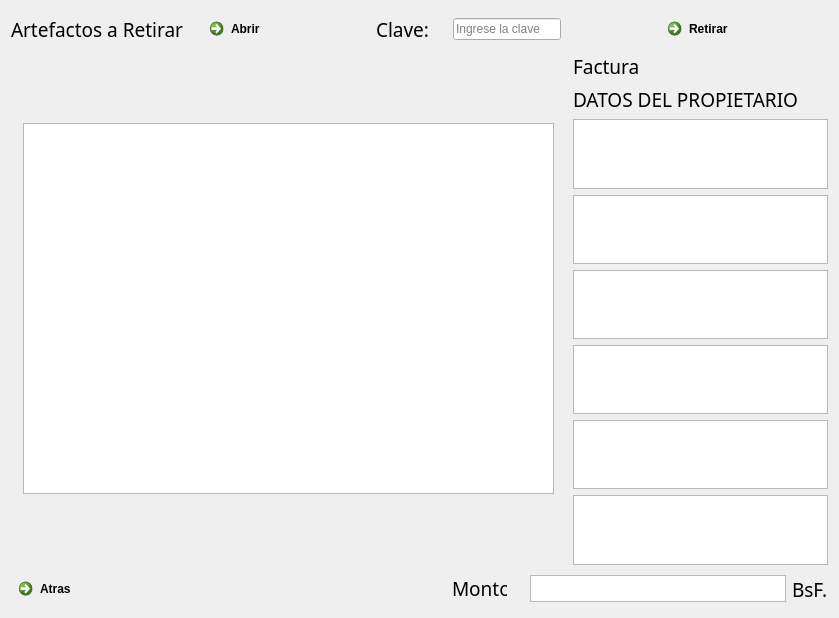
<?xml version="1.0" encoding="UTF-8"?>
<ui version="4.0">
 <class>Retirar</class>
 <widget class="QDialog" name="Retirar">
  <property name="geometry">
   <rect>
    <x>0</x>
    <y>0</y>
    <width>839</width>
    <height>518</height>
   </rect>
  </property>
  <property name="windowTitle">
   <string>Retirar</string>
  </property>
  <layout class="QGridLayout" name="gridLayout">
   <item row="0" column="0">
    <layout class="QVBoxLayout" name="verticalLayout_6">
     <item>
      <layout class="QVBoxLayout" name="verticalLayout_5">
       <item>
        <layout class="QHBoxLayout" name="horizontalLayout_4">
         <item>
          <layout class="QHBoxLayout" name="horizontalLayout_2">
           <item>
            <widget class="QLabel" name="titulo4">
             <property name="font">
              <font>
               <family>Sawasdee</family>
               <pointsize>14</pointsize>
              </font>
             </property>
             <property name="text">
              <string>Artefactos a Retirar</string>
             </property>
            </widget>
           </item>
           <item>
            <spacer name="horizontalSpacer_2">
             <property name="orientation">
              <enum>Qt::Horizontal</enum>
             </property>
             <property name="sizeHint" stdset="0">
              <size>
               <width>13</width>
               <height>20</height>
              </size>
             </property>
            </spacer>
           </item>
           <item>
            <widget class="QCommandLinkButton" name="abrir_registro">
             <property name="text">
              <string>Abrir</string>
             </property>
            </widget>
           </item>
          </layout>
         </item>
         <item>
          <layout class="QHBoxLayout" name="horizontalLayout_3">
           <item>
            <widget class="QLabel" name="clave">
             <property name="font">
              <font>
               <family>Sawasdee</family>
               <pointsize>14</pointsize>
              </font>
             </property>
             <property name="text">
              <string>Clave:</string>
             </property>
            </widget>
           </item>
           <item>
            <spacer name="horizontalSpacer_3">
             <property name="orientation">
              <enum>Qt::Horizontal</enum>
             </property>
             <property name="sizeHint" stdset="0">
              <size>
               <width>18</width>
               <height>20</height>
              </size>
             </property>
            </spacer>
           </item>
           <item>
            <widget class="QLineEdit" name="leerclave">
             <property name="placeholderText">
              <string>Ingrese la clave</string>
             </property>
            </widget>
           </item>
          </layout>
         </item>
         <item>
          <spacer name="horizontalSpacer_4">
           <property name="orientation">
            <enum>Qt::Horizontal</enum>
           </property>
           <property name="sizeHint" stdset="0">
            <size>
             <width>18</width>
             <height>20</height>
            </size>
           </property>
          </spacer>
         </item>
         <item>
          <widget class="QCommandLinkButton" name="retirar">
           <property name="cursor">
            <cursorShape>PointingHandCursor</cursorShape>
           </property>
           <property name="text">
            <string>Retirar</string>
           </property>
          </widget>
         </item>
        </layout>
       </item>
       <item>
        <spacer name="verticalSpacer_3">
         <property name="orientation">
          <enum>Qt::Vertical</enum>
         </property>
         <property name="sizeHint" stdset="0">
          <size>
           <width>20</width>
           <height>17</height>
          </size>
         </property>
        </spacer>
       </item>
       <item>
        <layout class="QHBoxLayout" name="horizontalLayout_5">
         <item>
          <spacer name="horizontalSpacer_9">
           <property name="orientation">
            <enum>Qt::Horizontal</enum>
           </property>
           <property name="sizeHint" stdset="0">
            <size>
             <width>13</width>
             <height>20</height>
            </size>
           </property>
          </spacer>
         </item>
         <item>
          <widget class="QTextBrowser" name="artefactosaretirar">
           <property name="minimumSize">
            <size>
             <width>531</width>
             <height>371</height>
            </size>
           </property>
           <property name="maximumSize">
            <size>
             <width>531</width>
             <height>371</height>
            </size>
           </property>
          </widget>
         </item>
         <item>
          <spacer name="horizontalSpacer">
           <property name="orientation">
            <enum>Qt::Horizontal</enum>
           </property>
           <property name="sizeHint" stdset="0">
            <size>
             <width>13</width>
             <height>20</height>
            </size>
           </property>
          </spacer>
         </item>
         <item>
          <layout class="QVBoxLayout" name="verticalLayout_4">
           <item>
            <widget class="QLabel" name="factura_2">
             <property name="font">
              <font>
               <family>Sawasdee</family>
               <pointsize>14</pointsize>
              </font>
             </property>
             <property name="text">
              <string>Factura</string>
             </property>
            </widget>
           </item>
           <item>
            <spacer name="verticalSpacer">
             <property name="orientation">
              <enum>Qt::Vertical</enum>
             </property>
             <property name="sizeHint" stdset="0">
              <size>
               <width>20</width>
               <height>13</height>
              </size>
             </property>
            </spacer>
           </item>
           <item>
            <layout class="QVBoxLayout" name="verticalLayout_3">
             <item>
              <widget class="QLabel" name="label">
               <property name="font">
                <font>
                 <family>Sawasdee</family>
                 <pointsize>14</pointsize>
                </font>
               </property>
               <property name="text">
                <string>DATOS DEL PROPIETARIO</string>
               </property>
              </widget>
             </item>
             <item>
              <layout class="QVBoxLayout" name="verticalLayout_2">
               <item>
                <layout class="QVBoxLayout" name="verticalLayout">
                 <item>
                  <widget class="QTextBrowser" name="nombre"/>
                 </item>
                 <item>
                  <widget class="QTextBrowser" name="cedula"/>
                 </item>
                 <item>
                  <widget class="QTextBrowser" name="telefono"/>
                 </item>
                 <item>
                  <widget class="QTextBrowser" name="direccion"/>
                 </item>
                 <item>
                  <widget class="QTextBrowser" name="artefacto"/>
                 </item>
                </layout>
               </item>
               <item>
                <widget class="QTextBrowser" name="motivo"/>
               </item>
              </layout>
             </item>
            </layout>
           </item>
          </layout>
         </item>
        </layout>
       </item>
      </layout>
     </item>
     <item>
      <spacer name="verticalSpacer_2">
       <property name="orientation">
        <enum>Qt::Vertical</enum>
       </property>
       <property name="sizeHint" stdset="0">
        <size>
         <width>20</width>
         <height>13</height>
        </size>
       </property>
      </spacer>
     </item>
     <item>
      <layout class="QHBoxLayout" name="horizontalLayout">
       <item>
        <widget class="QCommandLinkButton" name="atras_retirar">
         <property name="maximumSize">
          <size>
           <width>168</width>
           <height>41</height>
          </size>
         </property>
         <property name="text">
          <string>Atras</string>
         </property>
        </widget>
       </item>
       <item>
        <spacer name="horizontalSpacer_8">
         <property name="orientation">
          <enum>Qt::Horizontal</enum>
         </property>
         <property name="sizeHint" stdset="0">
          <size>
           <width>268</width>
           <height>17</height>
          </size>
         </property>
        </spacer>
       </item>
       <item>
        <widget class="QLabel" name="monto">
         <property name="maximumSize">
          <size>
           <width>55</width>
           <height>27</height>
          </size>
         </property>
         <property name="font">
          <font>
           <family>Sawasdee</family>
           <pointsize>14</pointsize>
          </font>
         </property>
         <property name="text">
          <string>Monto</string>
         </property>
        </widget>
       </item>
       <item>
        <spacer name="horizontalSpacer_7">
         <property name="orientation">
          <enum>Qt::Horizontal</enum>
         </property>
         <property name="sizeHint" stdset="0">
          <size>
           <width>18</width>
           <height>20</height>
          </size>
         </property>
        </spacer>
       </item>
       <item>
        <widget class="QTextBrowser" name="precio">
         <property name="enabled">
          <bool>true</bool>
         </property>
         <property name="minimumSize">
          <size>
           <width>256</width>
           <height>27</height>
          </size>
         </property>
         <property name="maximumSize">
          <size>
           <width>256</width>
           <height>27</height>
          </size>
         </property>
        </widget>
       </item>
       <item>
        <widget class="QLabel" name="unidad">
         <property name="font">
          <font>
           <family>Sawasdee</family>
           <pointsize>14</pointsize>
          </font>
         </property>
         <property name="text">
          <string>BsF.</string>
         </property>
        </widget>
       </item>
      </layout>
     </item>
    </layout>
   </item>
  </layout>
  <zorder></zorder>
  <zorder>nombre</zorder>
  <zorder>cedula</zorder>
  <zorder>telefono</zorder>
  <zorder>direccion</zorder>
  <zorder>artefacto</zorder>
  <zorder>motivo</zorder>
  <zorder>label</zorder>
  <zorder>nombre</zorder>
  <zorder></zorder>
  <zorder>atras_retirar</zorder>
  <zorder>horizontalSpacer_8</zorder>
  <zorder>verticalSpacer_2</zorder>
 </widget>
 <resources/>
 <connections>
  <connection>
   <sender>atras_retirar</sender>
   <signal>clicked()</signal>
   <receiver>Retirar</receiver>
   <slot>close()</slot>
   <hints>
    <hint type="sourcelabel">
     <x>75</x>
     <y>480</y>
    </hint>
    <hint type="destinationlabel">
     <x>415</x>
     <y>258</y>
    </hint>
   </hints>
  </connection>
 </connections>
</ui>
